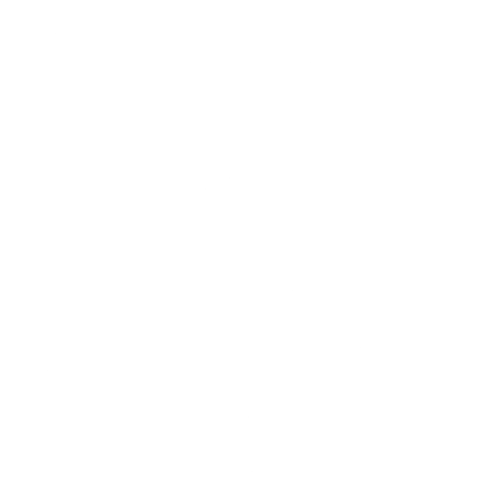
Frame 1 (no input)
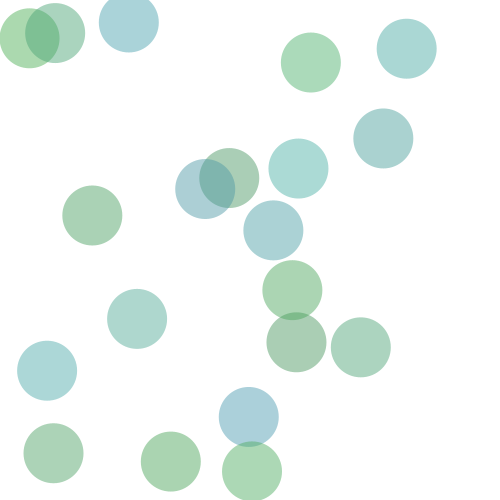
Frame 60 (the mouse pressed at the canvas centre just before this capture)
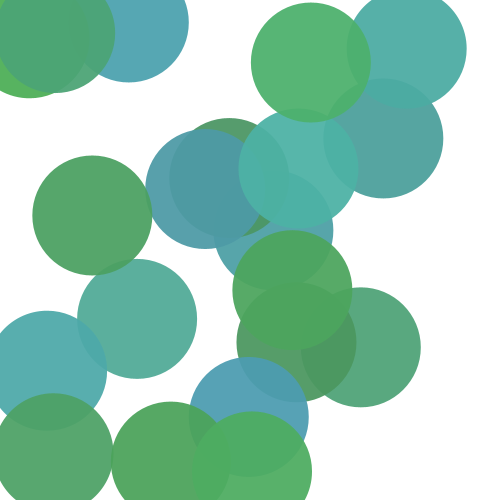
Frame 120 (the mouse held since frame 60 and released just before this capture)

The Processing sketch that drew these frames (run headless with seeded random() and noise(); from frame 60 on, the mouse is pressed at the canvas centre):

// Processing sketch: processing_130013
// ── processing_130013.pde

int nShapes = 20;

int alpha = 0;
int sizeH = 0;
int sizeW = 0;
float posY[] = new float[nShapes];
float posX []= new float[nShapes];
float speed[] = new float[nShapes];
float shapeColR[] = new float[nShapes];
float shapeColB[] = new float[nShapes];
float shapeColG[] = new float[nShapes];

void setup() {
  size (500, 500);
  smooth();
  frameRate(10);
  for (int n=0; n<nShapes; n++) {
    posY[n]=random(15, 485);
    posX[n]=random(15, 485);
    speed[n]=random(10);
    shapeColR[n]=random(75, 80);
    shapeColB[n]=random(80, 180);
    shapeColG[n]=random(150, 180);
  }
}

void draw() {
  background(255);
  noStroke();
  alpha+=2;
  sizeH+=1.5;
  sizeW+=1.5;
  for (int n=0; n<nShapes; n++) {
    ellipse (posX[n], posY[n], sizeH, sizeW);
    fill (shapeColR[n], shapeColG[n], shapeColB[n], alpha);
    if (sizeH>400) {
      alpha=0; 
      sizeH=0;
      sizeW=0;
    }
  }
}

void keyPressed() {
  if (keyPressed) {
    alpha=0; 
    background(255);
    for (int n=0; n<nShapes; n++) {
      //can't reset or reverse size at pressing
      posY[n]=random(15, 485);
      posX[n]=random(15, 485);
      shapeColR[n]=random(75, 80);
      shapeColB[n]=random(80, 180);
      shapeColG[n]=random(150, 180);
      if (keyPressed) {
        alpha=0;
      }
    }
  }
}
